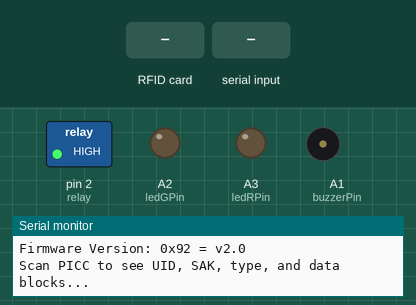
This sketch was run on a simulated Arduino Uno, built with avr-gcc and run on an emulated ATmega328P. Shown: switched loads named in the sketch (green lamp = pin HIGH), output pins drawn as LEDs (lit = HIGH), buzzer (waves = sounding), the last lines printed to the serial monitor. The inputs (shaded band) are chosen by the test bench. Pins used as bus, display or sensor lines are not drawn.

Above: at 1.2 s.
1.3 s: RFID card 5E 7A 19 C4 held to the reader
At 2.1 s:
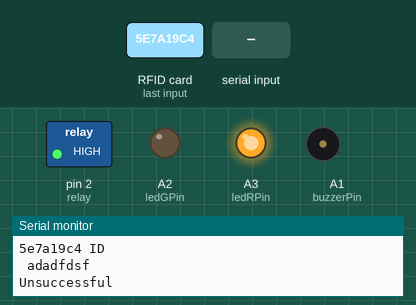
4.3 s: "true\n" received over Serial
5.8 s: "1\n" received over Serial
Timing chart, 0 to 8.8 s (numbered marks = the images above; inputs shaded):
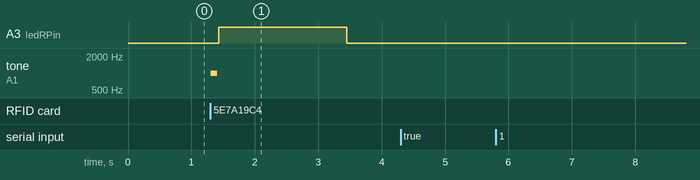

Measured:
- after the input at 1.3 s, A3 (ledRPin): LOW → HIGH after 0.13 s, → LOW 2.0 s later; tone on A1 (buzzerPin): silent → 1000 Hz at once, → silent 0.10 s later

The sketch:

group1_final_arduino_code.ino
```cpp
#include <SPI.h>
#include <MFRC522.h>
// #include <Servo.h>

#define RST_PIN         5        // Configurable, see typical pin layout above
#define SS_PIN          10         // Configurable, see typical pin layout above
#define buzzerPin A1
#define ledGPin A2
#define ledRPin A3
int pos = 0;

int relay = 2;
int value = 0;
bool isAllowed = false;

int firstI = -1;

MFRC522 mfrc522(SS_PIN, RST_PIN);  // Create MFRC522 instance

String receivedString = ""; // Initialize with an empty string
bool isRemotelyOpened[7]; // Array to store conditions
String cardIDs[7];

void setup() {
  Serial.begin(9600);
  pinMode(relay, OUTPUT);
  pinMode(ledGPin, OUTPUT);
  pinMode(ledRPin, OUTPUT);
  pinMode(buzzerPin, OUTPUT);
  digitalWrite(relay, HIGH);

  Serial.begin(9600);        // Initialize serial communications with the PC
  while (!Serial);        // Do nothing if no serial port is opened (added for Arduinos based on ATMEGA32U4)
  SPI.begin();            // Init SPI bus
  mfrc522.PCD_Init();        // Init MFRC522
  delay(4);                // Optional delay. Some board do need more time after init to be ready, see Readme
  mfrc522.PCD_DumpVersionToSerial();    // Show details of PCD - MFRC522 Card Reader details
  Serial.println(F("Scan PICC to see UID, SAK, type, and data blocks..."));
}

void loop() {
  // Read new string from Serial
  digitalWrite(ledGPin, LOW);
  digitalWrite(ledRPin, LOW);

  if (Serial.available() > 0) {
    String newString = Serial.readStringUntil('\n');

    // Check if the new string is different from the previous one
    if (newString != receivedString) {
      receivedString = newString;

      // Run the code to process the received string
      processReceivedString(receivedString);
    }
  }

  for (int i = 0; i < 7; i++) {

    if (isRemotelyOpened[i]) {
        isAllowed = true;
        digitalWrite(ledGPin, HIGH);
        digitalWrite(relay, LOW);
        Serial.println("Successful");
        tone(buzzerPin, 1000, 100);
        delay(5000);
        digitalWrite(relay, HIGH);
    }

  }


  if ( ! mfrc522.PICC_IsNewCardPresent()) {
      return;
  }

  // Select one of the cards
  if ( ! mfrc522.PICC_ReadCardSerial()) {
    return;
  }else{
    tone(buzzerPin, 1000, 100);
  }

  // Dump debug info about the card; PICC_HaltA() is automatically called
  // mfrc522.PICC_DumpToSerial(&(mfrc522.uid));

  String cardUID = "";
  for (byte i = 0; i < mfrc522.uid.size; ++i) {
    cardUID += String(mfrc522.uid.uidByte[i], HEX);
  }

  // Print the UID to the serial monitor
  Serial.print("Card UID: ");
  Serial.println(cardUID);


  for(int i = 0; i < 7; i++) {
    Serial.println(cardUID + " ID");
    Serial.println(cardIDs[i] + " adadfdsf");

    if(cardUID.equals(cardIDs[i])) {
      isAllowed = true;
      break;
    }
  }

  // for (const auto &allowedUID : cardIDs) {
  //   if (cardUID.equals(allowedUID)) {
  //     isAllowed = true;
  //     break;
  //   }
  // }

  // for(const auto &condition : isRemotelyOpened) {
  //   if(condition == true) {
  //     isAllowed = condition;
  //   }
  // }

  if (!isAllowed) {
    digitalWrite(ledRPin, HIGH);
    digitalWrite(relay, HIGH);
    Serial.println("Unsuccessful");
    delay(2000);
  } else {
    Serial.println("Works wkwk");
    digitalWrite(ledGPin, HIGH);
    digitalWrite(relay, LOW);
    Serial.println("Successful");

    delay(2000);
    digitalWrite(relay, HIGH);
  }

  // Halt the card to stop further reads
  mfrc522.PICC_HaltA();
  // Stop encryption on the card
  mfrc522.PCD_StopCrypto1();
  // Clear the UID to prepare for the next read
  mfrc522.uid.uidByte[0] = mfrc522.uid.uidByte[1] = mfrc522.uid.uidByte[2] = mfrc522.uid.uidByte[3] = 0;

  // Wait a moment before checking for a new card
  // delay(1000);

}

void processReceivedString(String str) {
  // Create arrays to store card IDs and conditions

  // Split the received string by commas
  int index = 0;
  int lastIndex = 0;

  for (int i = 0; i < 7; i++) {
    index = str.indexOf(',', lastIndex);

    if (index == -1) {
      // If no more commas are found, use the substring until the end of the string
      cardIDs[i] = addPrefixIfMissing(getCardID(str.substring(lastIndex)));
      isRemotelyOpened[i] = getCondition(str.substring(lastIndex));
    } else {
      // Use the substring between the last index and the current comma
      cardIDs[i] = addPrefixIfMissing(getCardID(str.substring(lastIndex, index)));
      isRemotelyOpened[i] = getCondition(str.substring(lastIndex, index));
      lastIndex = index + 1; // Move the last index to the character after the comma
    }

    // If the substring is empty (i.e., two consecutive commas), set it to "N/A"
    if (cardIDs[i].length() == 0) {
      cardIDs[i] = "N/A";
    }
  }

  // Print the full arrays
  for (int i = 0; i < 7; i++) {
    Serial.print(cardIDs[i]);
    Serial.print(":");
    Serial.print(isRemotelyOpened[i] ? "true" : "false");

    // Print a comma after each element (except the last one)
    if (i < 6) {
      Serial.print(",");
    }
  }

  // Print a new line at the end
  Serial.println();
}

bool getCondition(String cardInfo) {
  // Extract the condition part before the colon ':'
  int colonIndex = cardInfo.indexOf(':');
  if (colonIndex != -1) {
    String conditionStr = cardInfo.substring(colonIndex + 1);
    return conditionStr.equalsIgnoreCase("true");
  } else {
    // If no colon is found, assume condition is false
    return false;
  }
}

String getCardID(String cardInfo) {
  // Extract the cardID part before the colon ':'
  int colonIndex = cardInfo.indexOf(':');
  if (colonIndex != -1) {
    return cardInfo.substring(0, colonIndex);
  } else {
    // If no colon is found, return the entire string
    return cardInfo;
  }
}

String addPrefixIfMissing(String cardID) {
  // Check if the first character is alphanumeric, and add "k" if it's not
  if (cardID.length() > 0 && !isAlphaNumeric(cardID.charAt(0))) {
    cardID = "k" + cardID;
  }

  return cardID;
}

boolean isAlphaNumeric(char c) {
  return isAlpha(c) || isDigit(c);
}

boolean isAlpha(char c) {
  return (c >= 'a' && c <= 'z') || (c >= 'A' && c <= 'Z');
}

boolean isDigit(char c) {
  return (c >= '0' && c <= '9');
}
```
